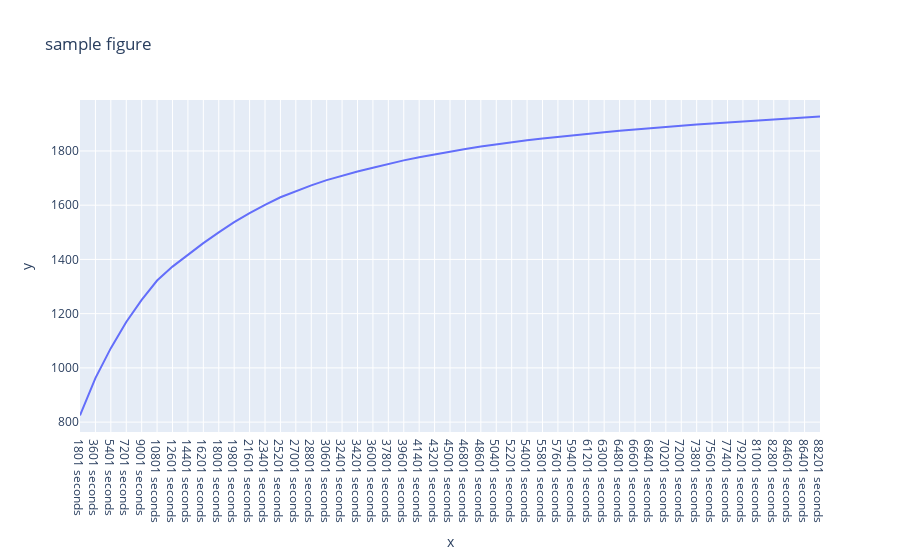

The code cell stored with this chart in its notebook:
### Code cell
slice_data = result.loc['Average shopping duration (complete)']
fig = px.line(x=result.columns.get_level_values(0).unique(), y=slice_data, title="sample figure")
fig.show()

### Figure 1 — Plotly figure (JSON) as saved in the notebook; plotly's stock layout.template omitted (floating-point values rounded to 4 significant figures)
{"data": [{"hovertemplate": "x=%{x}<br>y=%{y}<extra></extra>", "legendgroup": "", "line": {"color": "#636efa", "dash": "solid"}, "marker": {"symbol": "circle"}, "mode": "lines", "name": "", "orientation": "v", "showlegend": false, "type": "scatter", "x": ["1801 seconds", "3601 seconds", "5401 seconds", "7201 seconds", "9001 seconds", "10801 seconds", "12601 seconds", "14401 seconds", "16201 seconds", "18001 seconds", "19801 seconds", "21601 seconds", "23401 seconds", "25201 seconds", "27001 seconds", "28801 seconds", "30601 seconds", "32401 seconds", "34201 seconds", "36001 seconds", "37801 seconds", "39601 seconds", "41401 seconds", "43201 seconds", "45001 seconds", "46801 seconds", "48601 seconds", "50401 seconds", "52201 seconds", "54001 seconds", "55801 seconds", "57601 seconds", "59401 seconds", "61201 seconds", "63001 seconds", "64801 seconds", "66601 seconds", "68401 seconds", "70201 seconds", "72001 seconds", "73801 seconds", "75601 seconds", "77401 seconds", "79201 seconds", "81001 seconds", "82801 seconds", "84601 seconds", "86401 seconds", "88201 seconds"], "xaxis": "x", "y": [824.8, 962.2, 1073.0, 1169.0, 1251.0, 1322.0, 1373.0, 1418.0, 1460.0, 1500.0, 1537.0, 1570.0, 1602.0, 1629.0, 1653.0, 1673.0, 1692.0, 1710.0, 1724.0, 1738.0, 1752.0, 1765.0, 1777.0, 1788.0, 1798.0, 1808.0, 1817.0, 1825.0, 1832.0, 1839.0, 1846.0, 1852.0, 1858.0, 1864.0, 1869.0, 1874.0, 1879.0, 1884.0, 1889.0, 1893.0, 1897.0, 1901.0, 1906.0, 1909.0, 1913.0, 1917.0, 1920.0, 1923.0, 1927.0], "yaxis": "y"}], "layout": {"legend": {"tracegroupgap": 0}, "title": {"text": "sample figure"}, "xaxis": {"anchor": "y", "domain": [0, 1], "title": {"text": "x"}}, "yaxis": {"anchor": "x", "domain": [0, 1], "title": {"text": "y"}}}}
